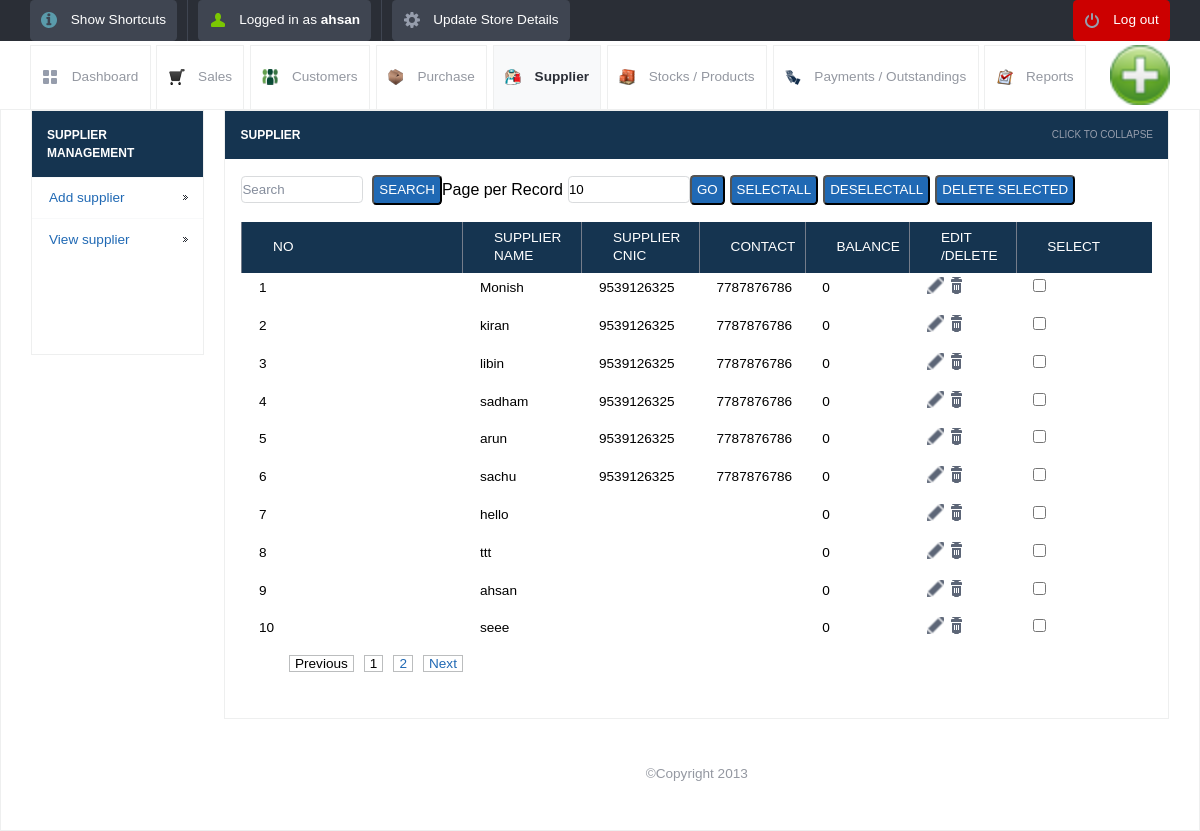
The page /view_supplier.php (signed in) on the database its author committed.
### tables this page shows
CREATE TABLE IF NOT EXISTS `supplier_details` (
  `id` int(10) unsigned NOT NULL AUTO_INCREMENT,
  `supplier_name` varchar(200) NOT NULL,
  `supplier_address` varchar(500) NOT NULL,
  `supplier_contact1` varchar(100) NOT NULL,
  `supplier_contact2` varchar(100) NOT NULL,
  `balance` int(11) NOT NULL,
  PRIMARY KEY (`id`)
);

### view_supplier.php (the view, shortened to what this page needs)
<!DOCTYPE html>
<html lang="en">
<head>
	<link rel="stylesheet" href="css/style.css">
	<?php include_once("tpl/common_js.php"); ?>
<link rel="stylesheet"  href="dist/js/jquery.alerts.css" >
</head>
<body>
	<?php include_once("tpl/top_bar.php"); ?>
	<div id="header-with-tabs">
		<div class="page-full-width cf">
			<ul id="tabs" class="fl">
				<li><a href="dashboard.php" class="dashboard-tab">Dashboard</a></li>
				<li><a href="view_sales.php" class=" sales-tab">Sales</a></li>
				<li><a href="view_customers.php" class="customers-tab">Customers</a></li>
				<li><a href="view_purchase.php" class="purchase-tab">Purchase</a></li>
				<li><a href="view_supplier.php" class="active-tab   supplier-tab">Supplier</a></li>
				<li><a href="view_product.php" class="stock-tab">Stocks / Products</a></li>
				<li><a href="view_payments.php" class="payment-tab">Payments / Outstandings</a></li>
				<li><a href="view_report.php" class="report-tab">Reports</a></li>
			</ul>
			<a href="#" id="company-branding-small" class="fr"><img src="<?php if(isset($_SESSION['logo'])) { echo "upload/".$_SESSION['logo'];}else{ echo "upload/posnic.png"; } ?>" alt="Point of Sale" /></a>
		</div>
	</div>
	<div id="content">
		<div class="page-full-width cf">
			<div class="side-menu fl">
				<h3>supplier Management</h3>
				<ul>
					<li><a href="add_supplier.php">Add supplier</a></li>
					<li><a href="view_supplier.php">View supplier</a></li>
				</ul>
				       <div style="background: #ffffff">
<ins class="adsbygoogle"
     style="display:inline-block;width:120px;height:90px"
     data-ad-client="ca-pub-5212135413309920"
     data-ad-slot="3677012951"></ins>
                                </div>
			</div>
			<div class="side-content fr">
				<div class="content-module">
					<div class="content-module-heading cf">
						<h3 class="fl">supplier</h3>
						<span class="fr expand-collapse-text">Click to collapse</span>
					</div>
						<div class="content-module-main cf">
					<table>
<form action="" method="post" name="search" >
    <input name="searchtxt" type="text" class="round my_text_box" placeholder="Search" >
&nbsp;&nbsp;<input name="Search" type="submit" class="my_button round blue   text-upper" value="Search">
</form>
 <form action="" method="get" name="limit_go">
    Page per Record<input name="limit" type="text" class="round my_text_box" id="search_limit" style="margin-left:5px;" value="<?php if(isset($_GET['limit'])) echo $_GET['limit']; else echo "10"; ?>" size="3" maxlength="3">
    <input name="go"  type="button" value="Go" class=" round blue my_button  text-upper" onclick="return confirmLimitSubmit()">
</form>
<form name="deletefiles" action="delete.php" method="post">
<input type="button" name="selectall" value="SelectAll" class="my_button round blue   text-upper" onClick="checkAll()"  style="margin-left:5px;"/>
<input type="button" name="unselectall" value="DeSelectAll" class="my_button round blue   text-upper" onClick="uncheckAll()" style="margin-left:5px;" />
<input name="dsubmit" type="button" value="Delete Selected" class="my_button round blue   text-upper" style="margin-left:5px;" onclick="return confirmDeleteSubmit()"/>
					<table>
		<?php
	$tbl_name="supplier_details";
	$adjacents = 3;
	$query = "SELECT COUNT(*) as num FROM $tbl_name";
	$total_pages = mysql_fetch_array(mysql_query($query));
	$total_pages = $total_pages[num];
	$limit = 10;
	$page = $_GET['page'];
	if($page)
		$start = ($page - 1) * $limit;
	else
		$start = 0;
	$sql = "SELECT * FROM supplier_details LIMIT $start, $limit ";
	$result = mysql_query($sql);
	if ($page == 0) $page = 1;
	$prev = $page - 1;
	$next = $page + 1;
	$lastpage = ceil($total_pages/$limit);
	$pagination = "";
	if($lastpage > 1)
	{
		$pagination .= "<div >";
		if ($page > 1)
			$pagination.= "<a href=\"view_supplier.php?page=$prev&limit=$limit\" class=my_pagination >Previous</a>";
		else
			$pagination.= "<span class=my_pagination>Previous</span>";
		if ($lastpage < 7 + ($adjacents * 2))
		{
			for ($counter = 1; $counter <= $lastpage; $counter++)
			{
				if ($counter == $page)
					$pagination.= "<span class=my_pagination>$counter</span>";
				else
					$pagination.= "<a href=\"view_supplier.php?page=$counter&limit=$limit\" class=my_pagination>$counter</a>";
			}
		}
		if ($page < $counter - 1)
			$pagination.= "<a href=\"view_supplier.php?page=$next&limit=$limit\" class=my_pagination>Next</a>";
		else
			$pagination.= "<span class= my_pagination >Next</span>";
		$pagination.= "</div>\n";
	}
?>
							<tr>
								<th>No</th>
								<th >Supplier Name</th>
                                <th >Supplier cnic</th>
								<th>Contact</th>
								<th>Balance</th>
								<th>Edit /Delete</th>
                                                                <th>Select</th>
							</tr>
<?php $i=1; $no=$page-1; $no=$no*$limit;
while($row = mysql_fetch_array($result))
{
 ?>
	<tr>
   <td> <?php echo $no+$i; ?></td>
   <td><?php echo $row['supplier_name']; ?></td>
   <td> <?php echo $row['supplier_contact2']; ?></td>
   <td> <?php echo $row['supplier_contact1']; ?></td>
   <td> <?php echo $row['balance'];?></td>
    <td>	<a href="update_supplier.php?sid=<?php echo $row['id'];?>&table=supplier_details&return=view_supplier.php"	class="table-actions-button ic-table-edit">
	</a>
<a  href="javascript:confirmSubmit(<?php echo $row['id'];?>,'supplier_details','view_supplier.php')" class="table-actions-button ic-table-delete"></a>
    </td>
	<td><input type="checkbox" value="<?php echo $row['id']; ?>" name="checklist[]" id="check_box" /></td>
</tr>
<?php $i++; } ?>
 <tr>
       <td align="center"><div style="margin-left:20px;"><?php echo $pagination; ?></div></td>
      </tr>
</table>
</form>
		</div>
	</div>
		<div id="footer">
		<p> &copy;Copyright 2013</p>
	</div>
</body>
</html>

### rows shown on the page
supplier_details: i "1", supplier_name "Monish", supplier_contact2 "9539126325", supplier_contact1 "7787876786", balance "0"
supplier_details: i "2", supplier_name "kiran", supplier_contact2 "9539126325", supplier_contact1 "7787876786", balance "0"
supplier_details: i "3", supplier_name "libin", supplier_contact2 "9539126325", supplier_contact1 "7787876786", balance "0"
supplier_details: i "4", supplier_name "sadham", supplier_contact2 "9539126325", supplier_contact1 "7787876786", balance "0"
supplier_details: i "5", supplier_name "arun", supplier_contact2 "9539126325", supplier_contact1 "7787876786", balance "0"
supplier_details: i "6", supplier_name "sachu", supplier_contact2 "9539126325", supplier_contact1 "7787876786", balance "0"
supplier_details: i "7", supplier_name "hello", balance "0"
supplier_details: i "8", supplier_name "ttt", balance "0"
supplier_details: i "9", supplier_name "ahsan", balance "0"
supplier_details: i "10", supplier_name "seee", balance "0"

### other values the page prints
$POSNIC['username'] "ahsan"
